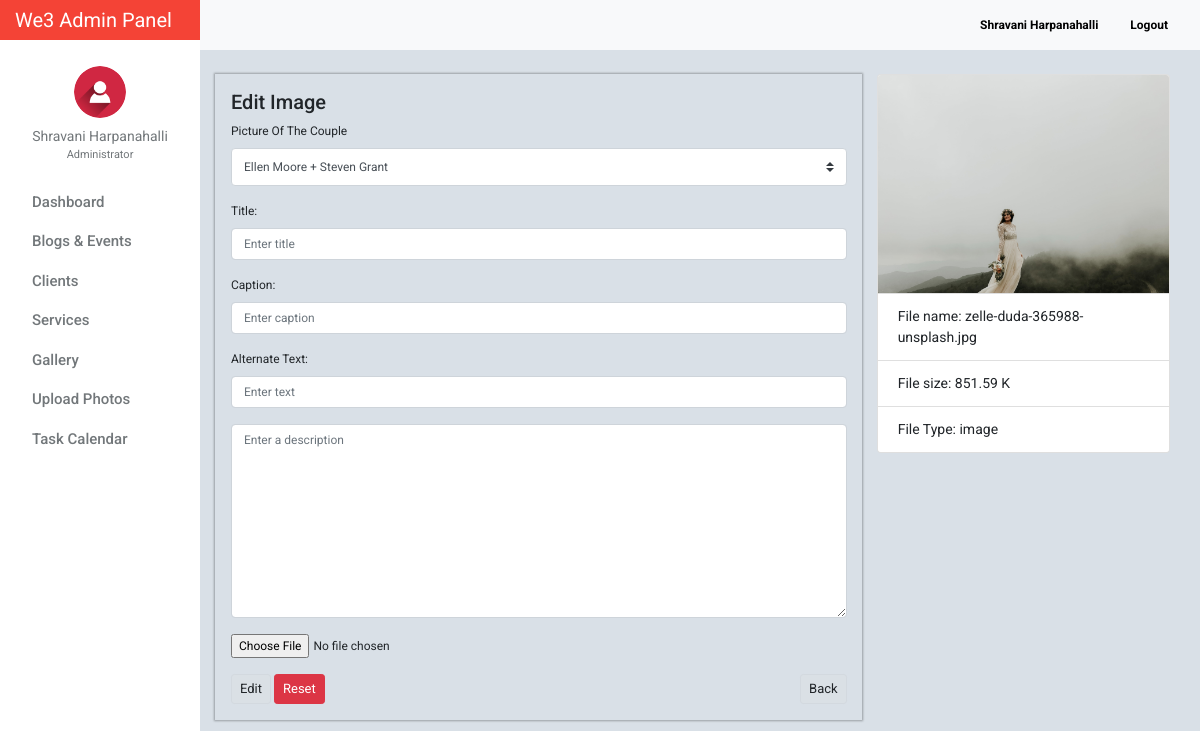
The app's page /photos_edit.php?id=51 (signed in) with its own data.
### tables this page shows
CREATE TABLE `tblusers` (
  `id` int(11) NOT NULL,
  `firstname` varchar(32) NOT NULL,
  `lastname` varchar(32) NOT NULL,
  `gender` enum('m','f') NOT NULL,
  `username` varchar(50) NOT NULL,
  `password` varchar(50) NOT NULL,
  `email` varchar(100) NOT NULL,
  `designation` varchar(100) NOT NULL,
  `address` text NOT NULL,
  `access_level` enum('0','1','2') NOT NULL,
  `profile_picture` varchar(100) NOT NULL,
  `date_created` varchar(100) NOT NULL
);

CREATE TABLE `tblgallery` (
  `id` int(11) NOT NULL,
  `booking_id` int(11) NOT NULL,
  `title` varchar(100) NOT NULL,
  `caption` varchar(100) NOT NULL,
  `description` text NOT NULL,
  `filename` varchar(100) NOT NULL,
  `alternate_text` varchar(100) NOT NULL,
  `type` char(5) NOT NULL,
  `size` varchar(10) NOT NULL,
  `relate_id` int(11) NOT NULL
);

### include/database.php (called while the page is built, shortened)
<?php
class Database
{
    public $connection;
    public function open_connection()
    {
        $this->connection = mysqli_connect(DB_HOST, DB_USER, DB_PASS, DB_NAME);
    }
    public function query($sql)
    {
        $result = mysqli_query($this->connection, $sql);
        return $result;
    }
}
$db = new Database();
?>

### include/db_object.php (called while the page is built, shortened)
<?php
class DB_Object
{
     public static function find_booking_all() {
        return static::find_by_query("SELECT * FROM " . static::$db_table . " ORDER BY booking_id DESC");
    }
    public static function find_by_id($id) {
        $the_result_array = static::find_by_query("SELECT * FROM " . static::$db_table . " WHERE id = $id ORDER BY id DESC  LIMIT 1 ");
        return !empty($the_result_array) ? array_shift($the_result_array) : false;
    }
    public static function find_by_query($sql) {
        global $db;
        $result_set = $db->query($sql);
        $the_object_array = array();
        while($row = mysqli_fetch_array($result_set)) {
            $the_object_array[] = static::instantiation($row);
        }
        return $the_object_array;
    }
    public static function instantiation($the_record){
        $the_object = new $calling_class;
        foreach($the_record as $the_attribute => $value)
        {
            if($the_object->has_the_attribute($the_attribute)) {
                $the_object->$the_attribute = $value;
            }
        }
        return $the_object;
    }
    private function has_the_attribute($the_attribute) {
        $object_properties = get_object_vars($this);
        return array_key_exists($the_attribute, $object_properties);
    }
}
?>

### include/Users.php (called while the page is built, shortened)
<?php
class Users extends DB_Object
{
    public $profile_picture;
    public $upload_directory = "upload/users";
    public $image_placeholder = "http://placehold.it/64x64&text=images";
    public function profile_picture_picture() {
        return empty($this->profile_picture) ? $this->image_placeholder : $this->upload_directory. '/' .$this->profile_picture;
    }
}
?>

### include/Gallery.php (called while the page is built, shortened)
<?php
class Gallery extends DB_Object
{
    public $filename;
    public $upload_directory = "upload/gallery";
    public $image_placeholder = "http://placehold.it/64x64&text=images";
    public function picture_path() {
        return empty($this->filename) ? $this->image_placeholder : $this->upload_directory. '/' .$this->filename;
    }
}
?>

### include/Helper.php (called while the page is built, shortened)
<?php
function formatBytes($size, $precision = 2)
{
    $base = log($size, 1024);
    $suffixes = array('', 'K', 'MB', 'GB', 'TB');
    return round(pow(1024, $base - floor($base)), $precision) .' '. $suffixes[floor($base)];
}

### photos_edit.php (the view, shortened to what this page needs)
<?php
    $gallery = Gallery::find_by_id($_GET['id']);
    $booking = Booking::find_booking_all();
?>
<?php $users_profile = Users::find_by_id($_SESSION['id']); ?>
    <!doctype html>
    <html lang="en">
    <head>
        <link href="css/bootstrap.min.css" rel="stylesheet">
        <link href="css/dashboard.css" rel="stylesheet">
        <link rel="stylesheet" type="text/css" href="https://cdn.materialdesignicons.com/2.1.19/css/materialdesignicons.min.css">
        <link rel="stylesheet" href="css/dropzone.css">
    </head>
<body>
<?php include_once 'include/sidebar.php'; ?>
    <div class="container">
        <div class="row">
            <div class="col-lg-8 pl-3 pb-3 box-shadow mt-4 pt-3">
                <h5>Edit Image</h5>
                <form method="post" action="" enctype="multipart/form-data">
                  <div class="form-group">
                    <label for="booking_id">Picture Of The Couple</label>
                    <select class="custom-select form-control" id="booking_id" name="booking_id">
                      <?php foreach($booking as $booking_user) : ?>
                        <?php if ($booking_user->booking_id == $gallery->booking_id) : ?>
                          <option value="<?= $booking_user->booking_id; ?>" selected><?= $booking_user->bride . ' + ' . $booking_user->groom; ?></option>
                        <?php else : ?>
                          <option value="<?= $booking_user->booking_id; ?>"><?= $booking_user->bride . ' + ' . $booking_user->groom; ?></option>
                        <?php endif ?>
                      <?php endforeach; ?>
                    </select>
                  </div>
                   <div class="form-group">
                       <label for="">Title:</label>
                       <input type="text" name="title" value="<?= $gallery->title; ?>" class="form-control" placeholder="Enter title">
                   </div>
                    <div class="form-group">
                       <label for="">Caption:</label>
                       <input type="text" name="caption" value="<?= $gallery->caption; ?>" class="form-control" placeholder="Enter caption">
                   </div>
                    <div class="form-group">
                       <label for="">Alternate Text:</label>
                       <input type="text" name="alternate_text" value="<?= $gallery->alternate_text; ?>" class="form-control" placeholder="Enter text">
                   </div>
                   <div class="form-group">
                       <textarea name="description" rows="10" class="form-control" placeholder="Enter a description"><?= $gallery->description; ?></textarea>
                   </div>
                   <div class="form-group">
                       <input type="file" name="file">
                   </div>
                   <input type="submit" name="submit" value="Edit" class="btn btn-light btn-sm">
                   <input type="reset" name="Clear" class="btn btn-danger btn-sm">
                   <a href="photos_view.php" class="btn btn-light btn-sm float-right">Back</a>
                </form>
            </div>
            <div class="col-lg-4">
                <div class="photos-view mt-4">
                    <div class="card" style="width: 100%;">
                      <img class="card-img-top" src="<?= $gallery->picture_path(); ?>" alt="Card image cap">
                      <ul class="list-group list-group-flush">
                        <li class="list-group-item"><i class="mdi mdi-file-document"></i> File name: <?= $gallery->filename; ?></li>
                        <li class="list-group-item"><i class="mdi mdi-file-document"></i> File size: <?= formatBytes($gallery->size); ?></li>
                        <li class="list-group-item"><i class="mdi mdi-file-document"></i> File Type: <?= $gallery->type; ?></li>
                      </ul>
                    </div>
                </div>
            </div>
        </div>
    </div>
<?php include_once 'include/footer.php';?>

### include/sidebar.php (shortened to what this page needs)
<nav class="navbar sticky-top p-0" style="width: 16.7%;background-color: #f44336;">
    <a class="navbar-brand col-sm-3 col-md-2 mr-0" style="color:white;" href="dashboard.php">
        We3 Admin Panel
    </a>
</nav>
<div class="container-fluid">
    <div class="row">
        <nav class="col-md-2 d-none d-md-block bg-light sidebar">
            <div class="sidebar-sticky">
                <ul class="nav flex-column">
                    <li class="nav-item mt-3">
                        <div class="text-center">
                            <a href="users_profile.php" class="user-button">
                                <img src="<?= $users_profile->profile_picture_picture(); ?>" class="img-fluid rounded-circle" width="52" height="52" alt="">
                                <div class="user-profile"><?= $users_profile->firstname . ' ' . $users_profile->lastname; ?></div>
                            </a>
                                <div class="text-center mt-0" style="font-size: 11px;color:#72777a;">
                                    <?= ($users_profile->designation == 0) ? 'Administrator' : 'Moderator'; ?>
                                </div>
                        </div>
                    </li>
                    <li class="nav-item"><div class="dropdown-divider"></div></li>
                    <li class="nav-item">
                        <a class="nav-link" href="dashboard.php">
                            Dashboard <span class="sr-only">(current)</span>
                        </a>
                    </li>
                    <li class="nav-item"><div class="dropdown-divider"></div></li>
                    <li class="nav-item">
                        <a class="nav-link" href="blog_events.php">
                            Blogs &amp; Events
                        </a>
                    </li>
                    <li class="nav-item"><div class="dropdown-divider"></div></li>
                    <li class="nav-item">
                        <a class="nav-link" href="client.php" >
                            Clients
                        </a>
                    </li>
                    <li class="nav-item"><div class="dropdown-divider"></div></li>
                    <li class="nav-item">
                        <a class="nav-link" href="service_list.php">
                            Services
                        </a>
                    </li>
                    <li class="nav-item"><div class="dropdown-divider"></div></li>
                    <li class="nav-item">
                        <a class="nav-link" href="photos_view.php">
                            Gallery
                        </a>
                    </li>
                    <li class="nav-item"><div class="dropdown-divider"></div></li>
                    <li class="nav-item">
                        <a class="nav-link" href="photos_add.php">
                            Upload Photos
                        </a>
                    </li>
                    <li class="nav-item"><div class="dropdown-divider"></div></li>
                    <li class="nav-item">
                        <a class="nav-link" href="task_all_calendar.php">
                            Task Calendar
                        </a>
                    </li>
                </ul>
            </div>
        </nav>
        <main role="main" class="col-md-9 ml-sm-auto col-lg-10" style="margin-top: -40px;z-index: 999">
            <nav class="navbar navbar-expand-lg navbar-light bg-light" style="margin-left:-15px;margin-right: -15px;">
                <div class="form-inline my-2 my-lg-0">
                    <a class="nav-link" href="users_profile.php"><b><?= ucfirst($users_profile->firstname) . ' ' . ucfirst($users_profile->lastname); ?></b></a>
                    <a class="nav-link" href="logout.php"><b><i class="mdi mdi-logout" style="color: #f44336!important;"></i> Logout</b></a>
                </div>
            </nav>

### css/dashboard.css (style rules this page uses)
body { font-size: .875rem; font-family: 'Roboto', 'Segoe UI',sans-serif; background: #D9E0E7; }
.sidebar { position: fixed; top: 0; bottom: 0; left: 0; z-index: 100; padding: 0; box-shadow: inset -1px 0 0 rgba(0, 0, 0, .1); background-color: #fff; }
.sidebar-sticky { position: -webkit-sticky; position: sticky; top: 40px; height: calc(100vh - 48px); height: 100% !important; padding-top: 2.5rem; overflow-x: hidden; overflow-y: auto; background-color: #fff; }
.sidebar .nav-link { font-weight: 500; color: #72777a; font-size: 15px; text-transform: capitalize; transition: all 2s linear; font-family: 'Roboto', sans-serif; }
.nav.flex-column li.nav-item:nth-child(2) { margin-top:10px; }
.user-profile { color: #72777a; margin-top: 8px; }
img.img-fluid.rounded-circle { margin-top: 10px; }
.form-inline.my-2.my-lg-0 a.nav-link { color: black; font-size: 12px; }
.dropdown-divider { border-top: 1px solid #fff; }
.nav.flex-column a.nav-link { padding: .0rem 1rem; }
.user-profile { text-transform: capitalize; }

### photos_edit.php (style rules this page uses)
body { margin-bottom: 2%; }
.box-shadow { box-shadow: 0 0 2px 1px rgba(0, 0, 0, 0.3); font-size: 12px; }
.form-control { font-size: 12px; }
.btn.btn-light.btn-sm { color: #212529; background-color: #dae0e5; border-color: #d3d9df; font-size: 13px; }
.btn.btn-danger.btn-sm { font-size: 13px; }

### records on screen
tblusers: profile_picture (picture), firstname "Shravani", lastname "Harpanahalli"
tblgallery: filename (picture), filename "zelle-duda-365988-unsplash.jpg", size "851.59 K", type "image"

### other values on screen
form field booking_id "Ellen Moore + Steven Grant"
